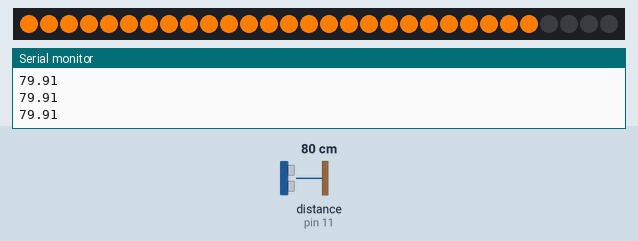
Recording of a sketch running on a simulated Arduino Uno, built with avr-gcc and run on an emulated ATmega328P. Shown: 30 RGB LEDs in strip order, left to right, the last lines printed to the serial monitor. Wiring (inferred from the names in the program): ultrasonic range finder: trigger pin 10; echo pin 11. The test bench sets the inputs (shaded band); at power-on: distance to the obstacle (sensor on pin 11) 80 cm. The echo pulse lasts 58.3 µs per cm.

Above: at 1.2 s.
1.3 s: distance to the obstacle (sensor on pin 11) set to 2 cm
At 2.4 s:
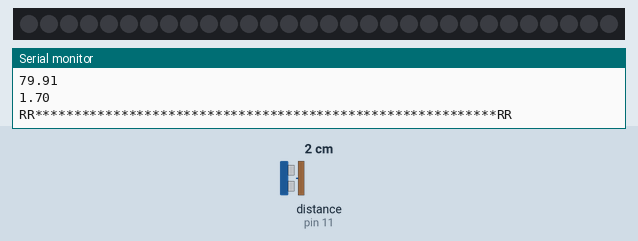
4.3 s: distance to the obstacle (sensor on pin 11) set to 120 cm
At 5.6 s:
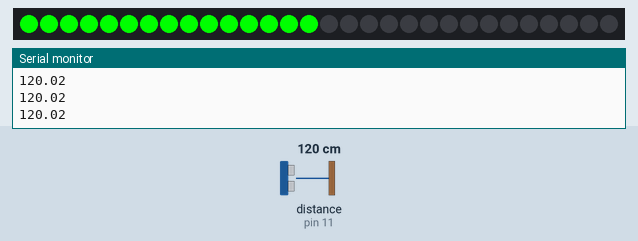
6.3 s: distance to the obstacle (sensor on pin 11) set to 72 cm
7.9 s: distance to the obstacle (sensor on pin 11) set to 4 cm
At 8.4 s:
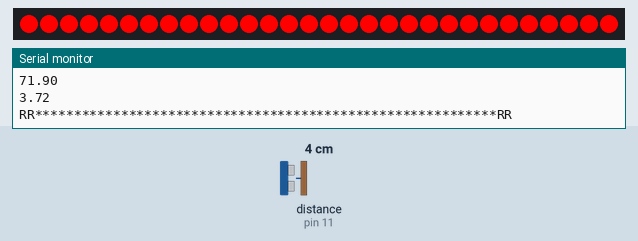
10.9 s: distance to the obstacle (sensor on pin 11) set to 250 cm
Timing chart, 0 to 13.4 s (numbered marks = the images above; inputs shaded):
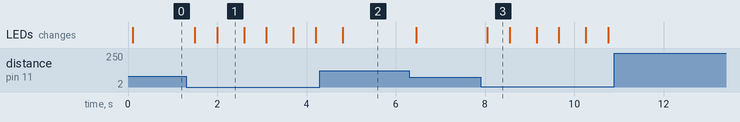

Measured:
- after the input at 1.3 s, the LEDs: first change after 0.20 s (image 1 shows a later state)
- after the input at 4.3 s, the LEDs: change after 0.52 s (image 2)
- after the input at 7.9 s, the LEDs: change after 0.15 s (image 3)
- what the display in image 1 shows lasts 0.6 s, from 2.0 s to 2.6 s
- what the display in image 3 shows lasts 0.6 s, from 8.0 s to 8.6 s

The sketch:

FINAL_Car_Sensor.ino
```cpp
#define trigPin 10
#define echoPin 11
#include <FastLED.h>


// How many leds in your strip?
#define NUM_LEDS 30

// For led chips like WS2812, which have a data line, ground, and power, you just
// need to define DATA_PIN.  For led chipsets that are SPI based (four wires - data, clock,
// ground, and power), like the LPD8806 define both DATA_PIN and CLOCK_PIN
// Clock pin only needed for SPI based chipsets when not using hardware SPI
#define DATA_PIN 3
#define CLOCK_PIN 13
#define MAXG 135
#define MAXY 105
#define MAXR 75
#define MAXRR 45

// Define the array of leds
CRGB leds[NUM_LEDS];
//Define LED_NUMBER OF LEDS
#define LED_1
int b;
int a;
int z;
int n;
int count;
void setup() {
  Serial.begin (9600);

  //FastLED.addLeds<NEOPIXEL, DATA_PIN>(leds, NUM_LEDS);  // GRB ordering is assumed
  FastLED.addLeds<WS2812B, DATA_PIN, GRB>(leds, NUM_LEDS);  // GRB ordering is typical
  pinMode(trigPin, OUTPUT);
  pinMode(echoPin, INPUT);
  //for (b = NUM_LEDS -1 ; b > 0; b--) {
  //leds[b] = CRGB::Black;
  FastLED.clear();  // clear all pixel data
  FastLED.show();
  //    }
}
void loop() {

  float duration, distance;
  digitalWrite(trigPin, LOW);
  delayMicroseconds(2);

  digitalWrite(trigPin, HIGH);
  delayMicroseconds(10);
  digitalWrite(trigPin, LOW);

  duration = pulseIn(echoPin, HIGH);
  distance = (duration / 2) * 0.0344;
  Serial.println(distance);

  delay(100);

  if(distance <= 0)
    return;

  if (distance > MAXG){
    fill_solid( leds, NUM_LEDS, CRGB::Black);
    FastLED.show();
    return;
  }


  if (distance > MAXY && distance < MAXG) {
    ChangePixelColors(MAXG, distance, 0, 255, 0);
  }
  else if (distance > MAXR && distance < MAXY) {
    ChangePixelColors(MAXY, distance, 255, 126, 0);
  }
  else if (distance > MAXRR && distance < MAXR) {
    ChangePixelColors (MAXR, distance, 255, 0, 0);
  }
  else if (distance < MAXRR){
    if (count > 30){
      fill_solid( leds, NUM_LEDS, CRGB::Black);
      FastLED.show();
      return;
    }

    Serial.println("RR***********************************************************RR");
    fill_solid( leds, NUM_LEDS, CRGB(255,0,0));
    FastLED.show();
    delay (500);
    fill_solid( leds, NUM_LEDS, CRGB::Black);
    FastLED.show();
    delay (500);
    count++;
  }

}

void ChangePixelColors(int MAX, float distance, int R, int G, int B)
{
    //Serial.println("Y***********************************************************Y");
    b = (MAX - distance) ;
    z = round(b);
    for (n = 0; n <= z; n++)
      leds[n] = CRGB (R, G, B);
    FastLED.show();
    count = 0;
}
```
